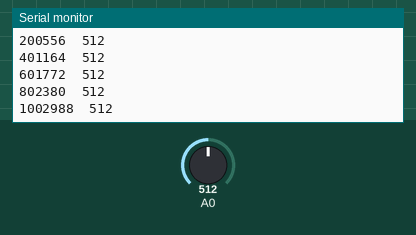
The sketch below on a simulated Arduino Uno, built with avr-gcc and run on an emulated ATmega328P. On the bench: the last lines printed to the serial monitor. The test bench sets the inputs (shaded band); at power-on: A0 = 512.

Above: at 1.2 s.
1.3 s: A0 set to 716
At 1.36 s:
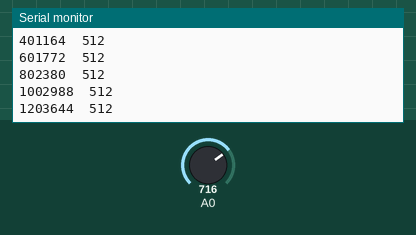
2.8 s: A0 set to 900
At 2.96 s:
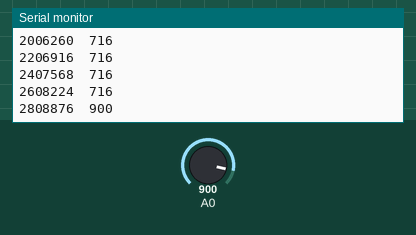
Timing chart, 0 to 5.8 s (numbered marks = the images above; inputs shaded):
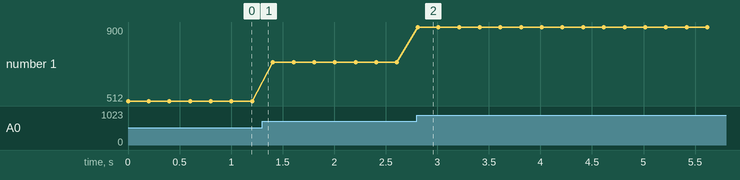

Measured:
- after the input at 2.8 s, the serial monitor: prints a new line at once (image 2)
- plotted number 1: 512 → 716 after the input at 1.3 s, 716 → 900 after the input at 2.8 s

The sketch:

EMG.ino
```cpp
void setup() {
 Serial.begin(115200);   //Initialize Serial Communication
 }

void loop() {
   Serial.print(micros());  //print out time in seconds
   Serial.print("\t");
   Serial.println(analogRead(A0));  //Print out the raw EMG values into serial monitor
   delay(200);
}
```
